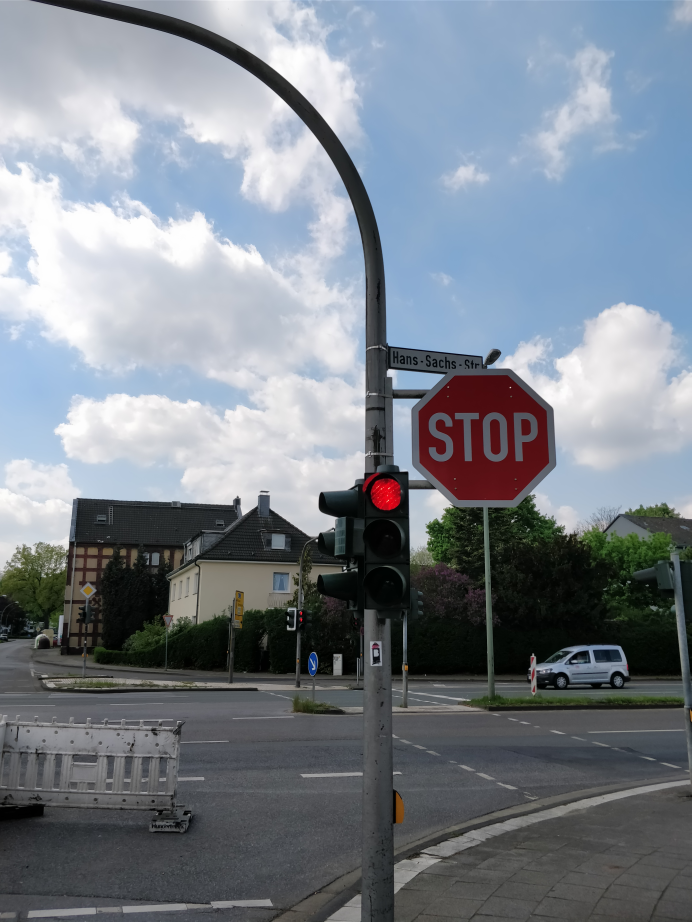
#> input picture schilder/stop_02.jpg, 3456 x 4608 px, found by its file name (shown at 1/5 size)
$ python src.py   (older library calls are emulated)
#> lines starting #> are read from the running program, lines starting #| are printed output that depends on the picture
### libary.py
import numpy as np
from PIL import Image  # Libary for image loading saving and manipulation

class Libary:
       img = Image.Image()


       #Konstruktor um Attribute zu setzen
       def __init__(self,PATH):
              self.img =Image.open(PATH)
#> self.img is the input picture: PIL image 3456x4608 RGB; mean R, G, B 123.1, 130.6, 139.6

       # [4 lines left out: function convertGrayscale, not called in this run]

### manual.py
import numpy as np
from PIL import Image

class Manual:
    picArray = []

    #Konstruktor um Attribute zu setzen
    def __init__(self,PATH):
        img = Image.open(PATH)
        self.array = np.asarray(img)


    # [8 lines left out: function convertGrayscale, not called in this run]

### src.py
import matplotlib.pyplot as plt  # libary for showing image
import numpy as np  # numpy libary
from manual import *
from libary import *
import cv2
import sys
PY3 = sys.version_info[0] == 3

if PY3:
    xrange = range

# [46 lines left out: function colorFilter, not called in this run]

def angle_cos(p0, p1, p2):
    d1, d2 = (p0-p1).astype('float'), (p2-p1).astype('float')
    return abs( np.dot(d1, d2) / np.sqrt( np.dot(d1, d1)*np.dot(d2, d2) ) )

# [62 lines left out: functions find_squares, find_triangle, find_stop, not called in this run]

def constrastLimit(image):
    img_hist_equalized = cv2.cvtColor(image, cv2.COLOR_BGR2YCrCb)
    channels = cv2.split(img_hist_equalized)
    channels[0] = cv2.equalizeHist(channels[0])
    img_hist_equalized = cv2.merge(channels)
    img_hist_equalized = cv2.cvtColor(img_hist_equalized, cv2.COLOR_YCrCb2BGR)
    return img_hist_equalized

# [7 lines left out: function smoothImage, not called in this run]


if __name__ == "__main__":

    # Bild einlesen
    PATH = r"C:\Users\bellmi2\Documents\BV-UNI\schilder\stop_02.jpg"

    libary = Libary(PATH)
    manual = Manual(PATH)
    img = cv2.imread(PATH)

    #Rescale image
    scale_percent = 60 # percent of original size
    width = int(img.shape[1] * scale_percent / 100)
#> width = 2073
    height = int(img.shape[0] * scale_percent / 100)
#> height = 2764
    dim = (width, height)
#> dim = (2073, 2764)
    img = cv2.resize(img, dim, interpolation = cv2.INTER_CUBIC)
#> img: shape (2764, 2073, 3)


    imS = cv2.resize(img, (960, 540))
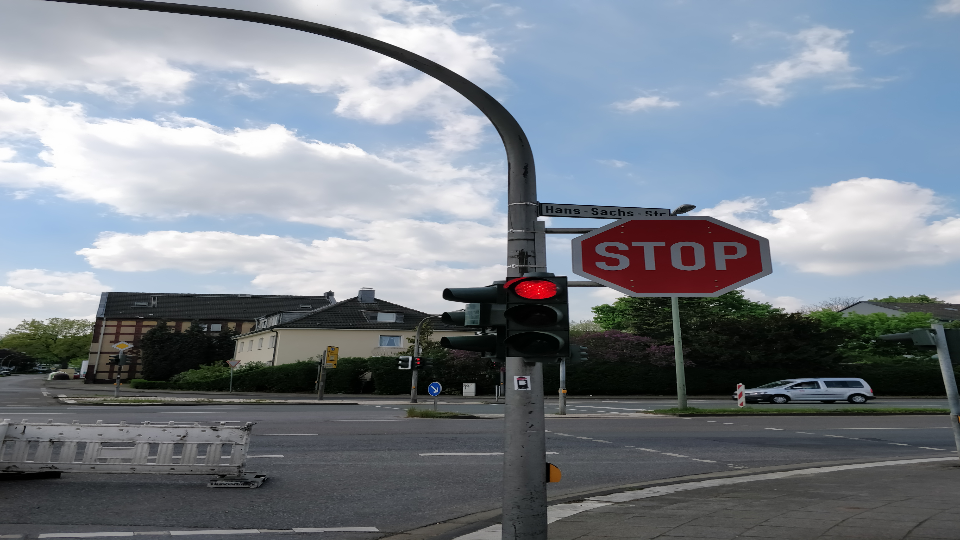
#> imS: shape (540, 960, 3); mean B, G, R 139.5, 130.5, 122.9
    cv2.imshow('squares', imS)
    ch = cv2.waitKey()
#> (key Esc is pressed here)

    #Contrast erhöhen und Smothing
    imgContrast = constrastLimit(img)
#> in constrastLimit, `img_hist_equalized = cv2.cvtColor(image, cv2.COLOR_BGR2YCrCb)`: img_hist_equalized: shape (2764, 2073, 3); mean of channels 0, 1, 2 129.4, 123.5, 133.8
#> (the run stopped early here; a loop or call above may not have finished)

$ run again, with schilder/stop_01.jpg copied over schilder/stop_02.jpg
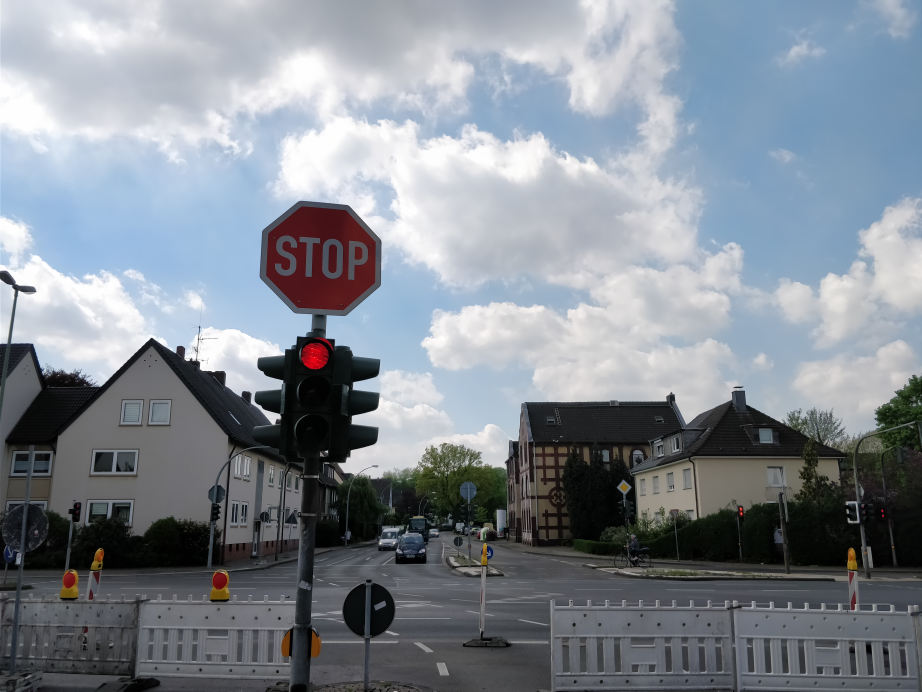
#> input picture schilder/stop_01.jpg, 4608 x 3456 px, found by its file name (shown at 1/5 size)
#> in __init__, self.img is the input picture: PIL image 4608x3456 RGB; mean R, G, B 131.2, 138.2, 146.6
#> `imS = cv2.resize(img, (960, 540))`:
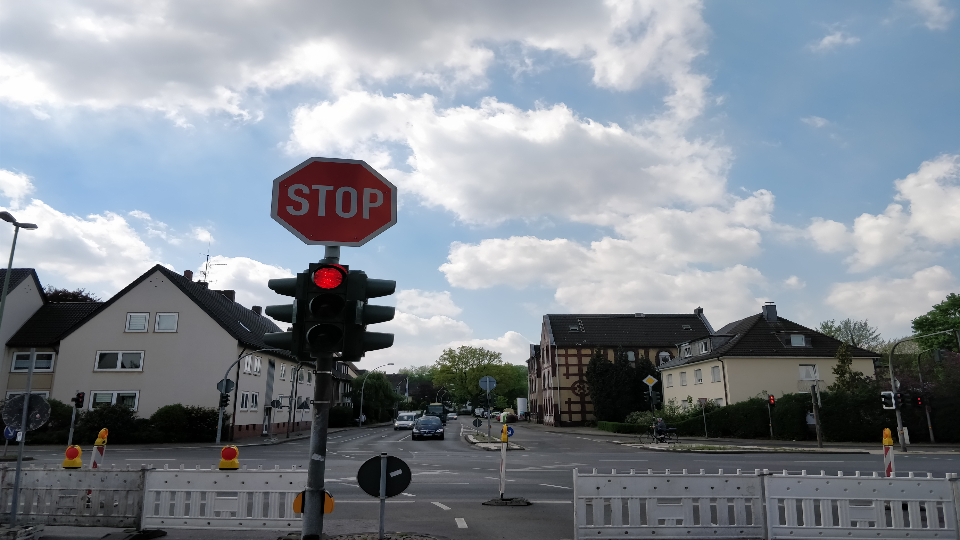
#> imS: shape (540, 960, 3); mean B, G, R 146.5, 138.1, 131.1
#> img_hist_equalized: shape (2073, 2764, 3); mean of channels 0, 1, 2 137.1, 123.8, 133.4

$ run again, with schilder/stop_04.jpg copied over schilder/stop_02.jpg
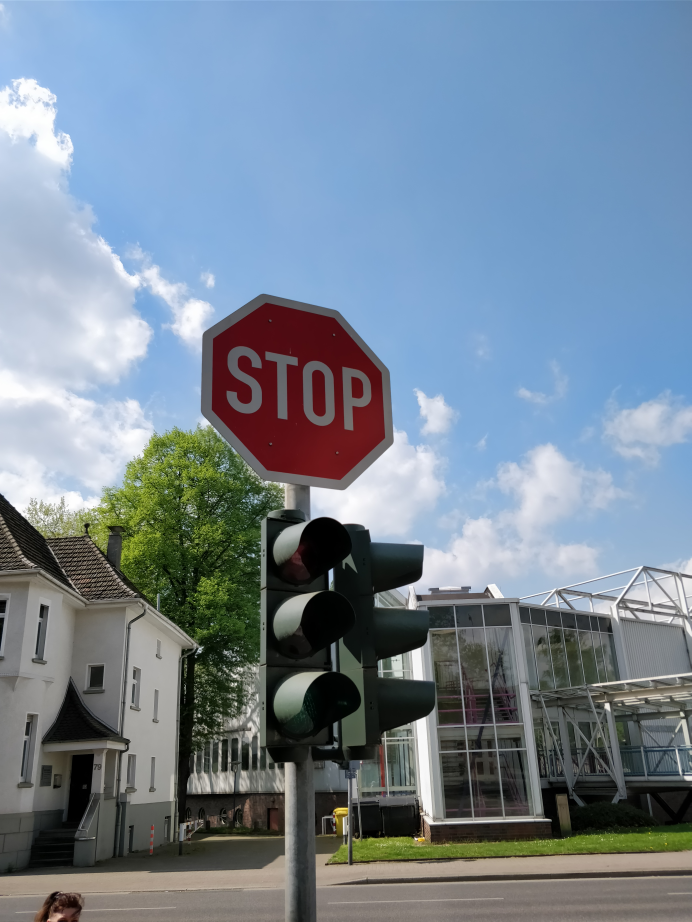
#> input picture schilder/stop_04.jpg, 3456 x 4608 px, found by its file name (shown at 1/5 size)
#> in __init__, self.img is the input picture: PIL image 3456x4608 RGB; mean R, G, B 118.4, 134.3, 149.1
#> `imS = cv2.resize(img, (960, 540))`:
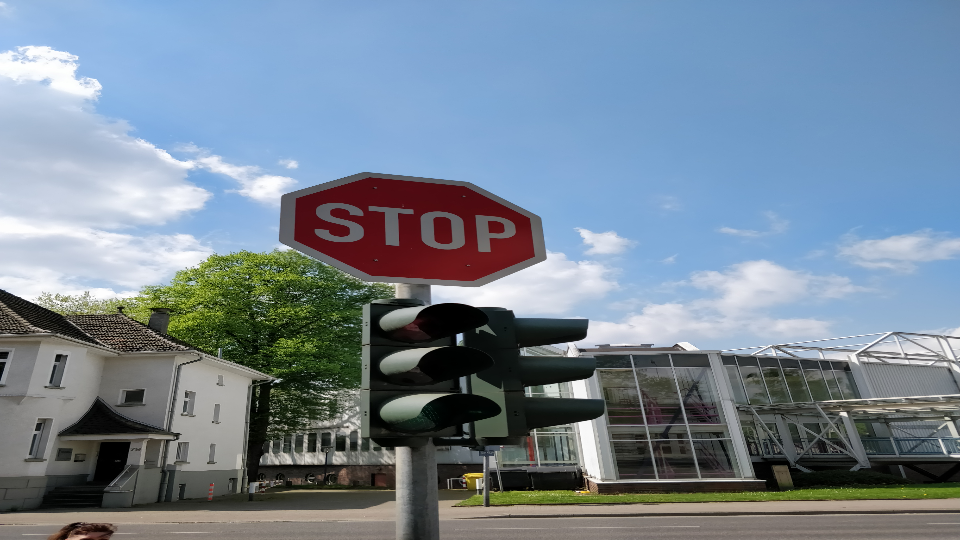
#> imS: shape (540, 960, 3); mean B, G, R 149, 134.2, 118.3
#> img_hist_equalized: shape (2764, 2073, 3); mean of channels 0, 1, 2 131.2, 118.8, 138.1

$ run again, with schilder/stop_06.jpg copied over schilder/stop_02.jpg
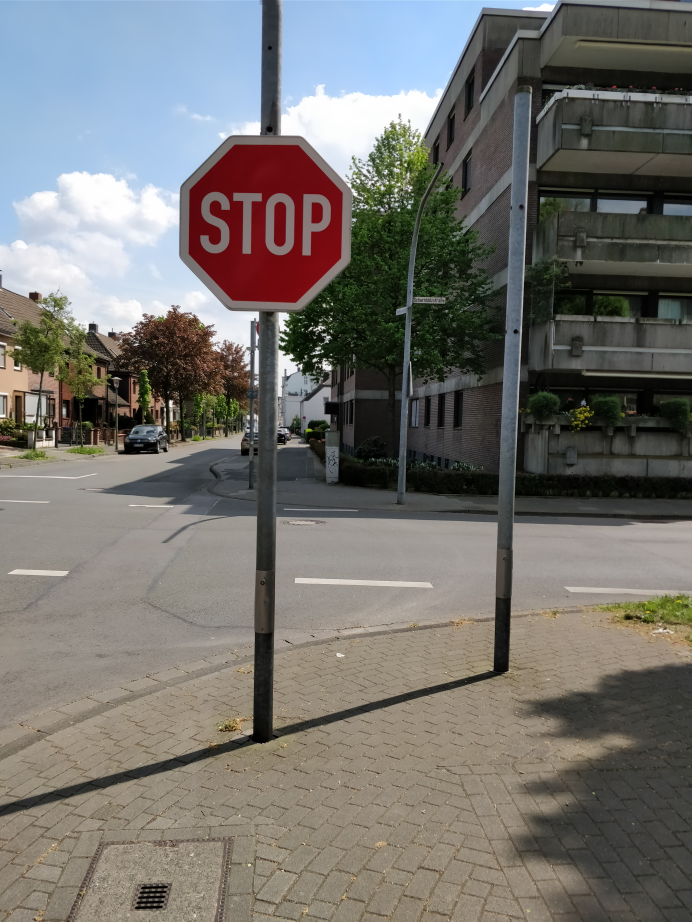
#> input picture schilder/stop_06.jpg, 3456 x 4608 px, found by its file name (shown at 1/5 size)
#> in __init__, self.img is the input picture: PIL image 3456x4608 RGB; mean R, G, B 116.4, 114.4, 110.2
#> `imS = cv2.resize(img, (960, 540))`:
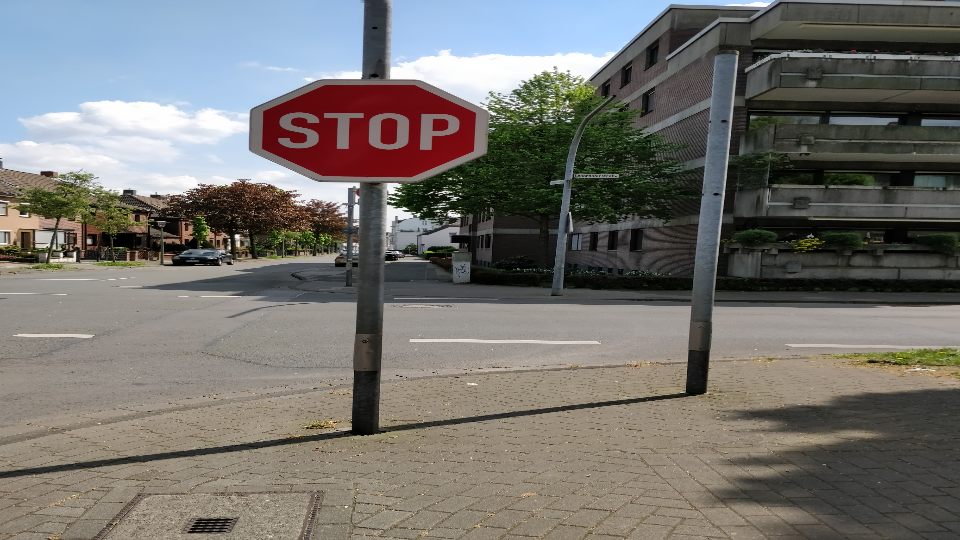
#> imS: shape (540, 960, 3); mean B, G, R 110.1, 114.3, 116.3
#> img_hist_equalized: shape (2764, 2073, 3); mean of channels 0, 1, 2 114.5, 129.3, 125.6
